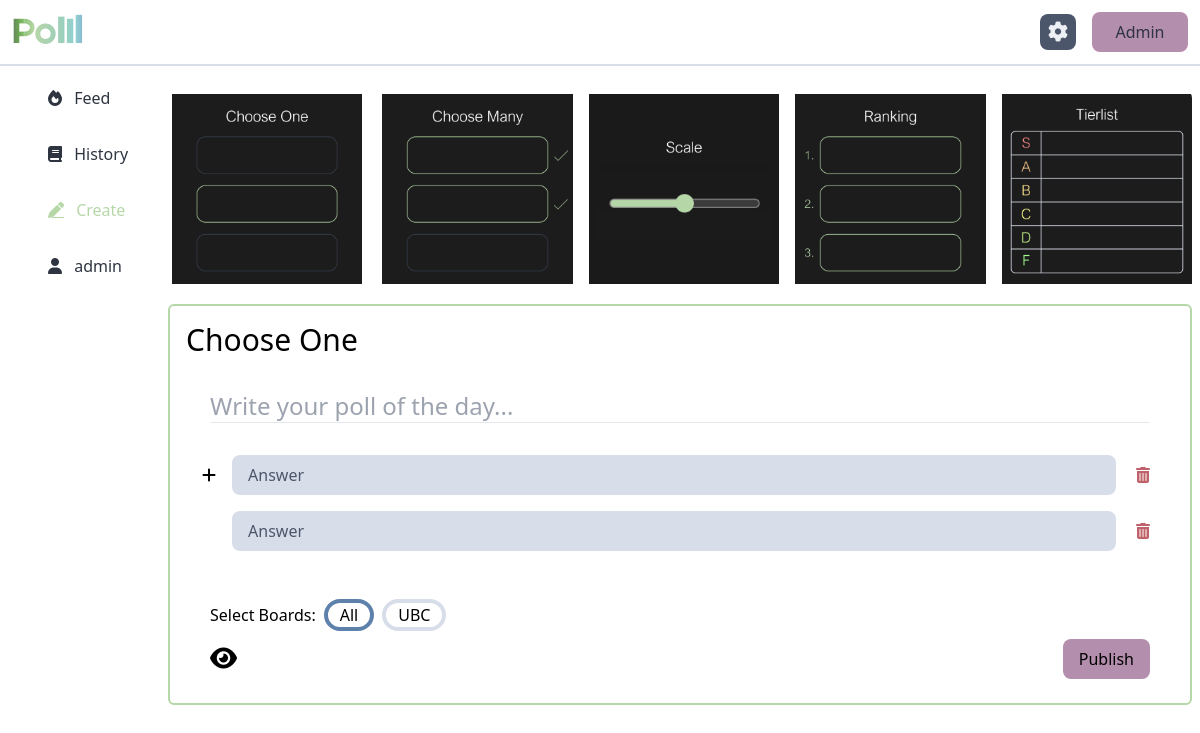
Page /create (signed in) on the committed database.
### tables this page shows
CREATE TABLE user (
	id INTEGER PRIMARY KEY, 
	username TEXT NOT NULL, 
	email TEXT UNIQUE NOT NULL, 
	account_created DATETIME NOT NULL, 
	last_online DATETIME NOT NULL, 
  last_poll_created DATETIME,
  next_poll_allowed DATETIME,
  is_muted BOOLEAN NOT NULL CHECK (is_muted IN (0, 1)), 
  is_banned BOOLEAN NOT NULL CHECK (is_banned IN (0, 1))
);

CREATE TABLE board (
  id INTEGER PRIMARY KEY,
  name TEXT NOT NULL
);

### polll/home.py (the view)
@home.route("/create")
@requires_auth
def create():
    db = get_db()
    cur = db.cursor()
    query = """
    SELECT *
    FROM user
    WHERE email=?
    """
    user = cur.execute(query, (session["user"]["email"],)).fetchone()
    cooldown = on_cooldown(user)
    query = "SELECT * FROM board"
    boards = [dict(b) for b in cur.execute(query).fetchall()]
    session["admin"] = False
    session["tab"] = "create"
    session["on_cooldown"] = cooldown
    return render_template("home/create.html", session=session, boards=boards)

### polll/auth.py (called while the page is built)
def requires_auth(f):
    @wraps(f)
    def decorated(*args, **kwargs):
        if not session.get("user"):
            return redirect(url_for('home.index'))
        return f(*args, **kwargs)
    return decorated

### polll/db.py (called while the page is built)
def get_db():
    if "db" not in g:
        g.db = sqlite3.connect(
            current_app.config["DATABASE"],
            detect_types=sqlite3.PARSE_DECLTYPES
        )
        g.db.row_factory = sqlite3.Row
    return g.db

### polll/utils.py (called while the page is built)
def on_cooldown(user_dict):
    next_poll_allowed = user_dict["next_poll_allowed"]
    if next_poll_allowed:
        next_poll_time = datetime.strptime(
            next_poll_allowed,
            '%Y-%m-%d %H:%M:%S'
        )
        return datetime.utcnow() < next_poll_time
    return False

### polll/templates/home/create.html
{% extends "home/home.html" %}
{% block home_content %}
  <div class="rounded-lg overflow-hidden" id="create-card">
    {% include "home/create-card.html" %}
  </div>
{% endblock %}

### polll/templates/macros.jinja
{% macro buttons(showIcons=true, feed="visible", history="visible", create="visible", myPolls="visible") %}
<a class="{{feed}} text-nord-0 dark:text-polll-blue h-10 flex justify-center items-center pt-2 pb-2 md:pb-12 font-light" href="{{ url_for('home.feed') }}">
    <span class="{% if session.tab == 'feed' %} text-polll-green {% endif %}">
        <i class="ml-2 text-xl md:text-base fa-solid fa-fire px-2"></i>
        {% if showIcons %} Feed {% endif %}
    </span>
</a>
<a class="{{history}} text-nord-0 dark:text-polll-blue h-10 flex justify-center items-center pt-2 pb-2 md:pb-12 font-light" href="{{ url_for('home.history') }}">
    <span class="{% if session.tab == 'history' %} text-polll-green {% endif %}">
        <i class="ml-2 text-xl md:text-base fa-solid fa-book px-2"></i>
        {% if showIcons %} History {% endif %}
    </span>
</a>
<a class="{{create}} text-nord-0 dark:text-polll-blue h-10 flex justify-center items-center pt-2 pb-2 md:pb-12 font-light" href="{{ url_for('home.create') }}">
    <span class="{% if session.tab == 'create' %} text-polll-green {% endif %}">
        <i class="ml-2 text-xl md:text-base fa-solid fa-pen underline px-2"></i>
        {% if showIcons %} Create {% endif %}
    </span>
</a>
<a class="{{myPolls}} text-nord-0 dark:text-polll-blue h-10 flex justify-center items-center pt-2 pb-2 md:pb-12 font-light" href="{{ url_for('home.mypolls') }}">
    <span class="{% if session.tab == 'mypolls' %} text-polll-green {% endif %}">
        <i class="ml-2 text-xl md:text-base fa-solid fa-user px-2"></i>
        {% if showIcons %} {{session.user.username}} {% endif %}
    </span>
</a>
{% endmacro %}

### polll/templates/home/create-card.html (shortened to what this page needs)
{% if not session.on_cooldown %}
<div class="flex flex-col h-full space-y-4 pb-2">
  <div class="flex flex-row justify space-x-4">
    <label class="rounded-md dark:border-4 border-polll-blue m-1 has-[:checked]:border-polll-green" title="Choose One">
      <img class="min-w-10" src="../../static/assets/choose-one.png"/>
    </label>
    <label class="rounded-md dark:border-4 border-polll-blue m-1 has-[:checked]:border-polll-green" title="Choose Many">
      <img class="min-w-10" src="../../static/assets/choose-many.png"/>
    </label>
    <label class="rounded-md dark:border-4 border-polll-blue m-1 has-[:checked]:border-polll-green" title="Scale">
      <img class="min-w-10" src="../../static/assets/scale.png"/>
    </label>
    <label class="rounded-md dark:border-4 border-polll-blue m-1 has-[:checked]:border-polll-green" title="Ranking">
      <img class="min-w-10" src="../../static/assets/ranking.png"/>
    </label>
    <label class="rounded-md dark:border-4 border-polll-blue m-1 has-[:checked]:border-polll-green" title="Tier List">
      <img class="min-w-10" src="../../static/assets/tier-list.png"/>
    </label>
  </div>
  <div class="flex flex-col grow border-2 border-polll-green rounded-md">
    <div id="question-lbl" class="px-4 pt-4 text-3xl">
      Choose One
    </div>
    <div class="px-10 pt-8 text-2xl">
      <input class="poll-create bg-transparent dark:text-white w-11/12 focus:outline-none font-light"
        autocomplete="off"
        name="poll_question"
        placeholder="Write your poll of the day..."
      />
      <hr>
    </div>
    <div class="grow p-8">
      <div id="multiple-ans" class="flex flex-col justify-center">
        <div id="ans-types" class="unhidden">
          <div id="answer-editor" class="flex flex-row">
            <button id="answer-add"
              class="h-10 cursor-default"
              hx-get="{{ url_for('home.create_answer') }}"
              hx-swap="beforeend"
              hx-target="#answer-list"
            >
              <i class="fa fa-plus"></i>
            </button>
            <div id="answer-list" class="flex flex-col grow">
              {% include "home/create-answer.html" %}
              {% include "home/create-answer.html" %}
            </div>
          </div>
        </div>
      </div>
    </div>
    <div class="flex flex-row items-center mt-auto px-10 pb-2">
      <span class="mr-2">Select Boards:</span>
      {% for board in boards %}
        <label class="rounded-2xl px-3 mr-2 h-8 border-4 border-nord-4 hover:dark:bg-nord-0 has-[:checked]:border-nord-10 {% if board.name == 'All' %}border-nord-10{% endif %}">
          {{ board.name }}
        </label>
      {% endfor %}
    </div>
    <div class="flex flex-row items-center px-10 pb-6">
      <span class="opacity-100 peer-checked:opacity-0 absolute justify-center items-center">
        <i class="text-2xl fa-solid fa-eye"></i>
      </span>
      <button class="rounded-lg bg-nord-15 text-black py-2 px-4 ml-auto"
        hx-get="{{ url_for('home.create_poll') }}"
        hx-target="#create-card"
        hx-swap="innerHTML"
        hx-include=".poll-create"
        hx-confirm="Once you create a poll, you won't be able to change it. Continue?"
      >
        <p class="font-light">Publish</p>
      </button>
    </div>
  </div>
</div>
{% endif %}
</div>

### rows in the picture
user: user.username "admin"
board: name "All"
board: name "UBC"
